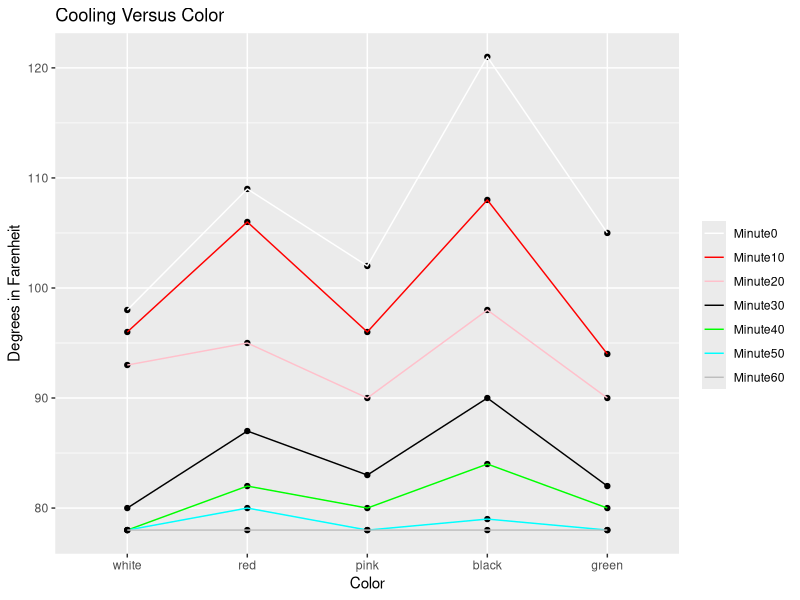
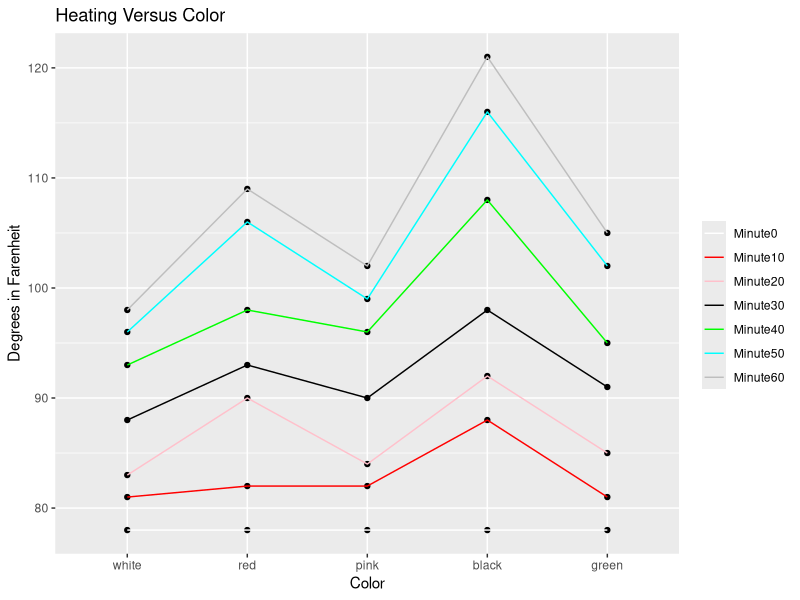

R code for these plots, in order:
## ---- chunk 1
knitr::opts_chunk$set(echo = TRUE)
## ---- chunk 2

library(dplyr)
library(tidyr)
library(ggplot2)
library(kableExtra)
## ---- chunk 3
raw_data <- read.csv("science proj data .csv")

kable(raw_data) %>% 
  kable_styling(bootstrap_options = c("striped","hover","condensed","responsive"),full_width   = F,position = "left",font_size = 12) %>%
  row_spec(0, background ="gray") 



df_cooling <- dplyr::filter(raw_data, raw_data$phase == "cooling")

kable(df_cooling) %>% 
  kable_styling(bootstrap_options = c("striped","hover","condensed","responsive"),full_width   = F,position = "left",font_size = 12) %>%
  row_spec(0, background ="darkgray")

df_heating <- dplyr::filter(raw_data, raw_data$phase == 'heating')
kable(df_heating) %>% 
  kable_styling(bootstrap_options = c("striped","hover","condensed","responsive"),full_width   = F,position = "left",font_size = 12) %>%
  row_spec(0, background ="lightgray")


df_cooling %>% ggplot(aes(x=df_cooling$color)) + scale_x_discrete(limits=df_cooling$color) + 
  geom_point(aes(y=df_cooling$minute.0 , group=1)) + geom_line(aes(y=df_cooling$minute.0, group=1, col="Minute0")) + 
  geom_point(aes(y=df_cooling$minute.10, group=1)) + geom_line(aes(y=df_cooling$minute.10, group=1, col="Minute10")) + 
    geom_point(aes(y=df_cooling$minute.20 , group=1)) + geom_line(aes(y=df_cooling$minute.20, group=1, col="Minute20")) + 
  geom_point(aes(y=df_cooling$minute.30, group=1)) + geom_line(aes(y=df_cooling$minute.30, group=1, col="Minute30")) + 
  geom_point(aes(y=df_cooling$minute.40, group=1)) + geom_line(aes(y=df_cooling$minute.40, group=1, col="Minute40")) +
  geom_point(aes(y=df_cooling$minute.50, group=1)) + geom_line(aes(y=df_cooling$minute.50, group=1, col="Minute50")) + 
  geom_point(aes(y=df_cooling$minute.60, group=1)) + geom_line(aes(y=df_cooling$minute.60, group=1, col="Minute60")) +
  labs(title="Cooling Versus Color", x="Color", y="Degrees in Farenheit", colour="") + 
  scale_colour_manual(values = c("white", "red" , "pink" , "black", "green" , "cyan" , "grey"))


df_heating %>% ggplot(aes(x=df_heating$color)) + scale_x_discrete(limits=df_heating$color) + 
  geom_point(aes(y=df_heating$minute.0 , group=1)) + geom_line(aes(y=df_heating$minute.0, group=1, col="Minute0")) + 
  geom_point(aes(y=df_heating$minute.10, group=1)) + geom_line(aes(y=df_heating$minute.10, group=1, col="Minute10")) + 
    geom_point(aes(y=df_heating$minute.20 , group=1)) + geom_line(aes(y=df_heating$minute.20, group=1, col="Minute20")) + 
  geom_point(aes(y=df_heating$minute.30, group=1)) + geom_line(aes(y=df_heating$minute.30, group=1, col="Minute30")) + 
  geom_point(aes(y=df_heating$minute.40, group=1)) + geom_line(aes(y=df_heating$minute.40, group=1, col="Minute40")) +
  geom_point(aes(y=df_heating$minute.50, group=1)) + geom_line(aes(y=df_heating$minute.50, group=1, col="Minute50")) + 
  geom_point(aes(y=df_heating$minute.60, group=1)) + geom_line(aes(y=df_heating$minute.60, group=1, col="Minute60")) +
  labs(title="Heating Versus Color", x="Color", y="Degrees in Farenheit", colour="") + 
  scale_colour_manual(values = c("white", "red" , "pink" , "black", "green" , "cyan" , "grey"))
## ---- chunk 4
